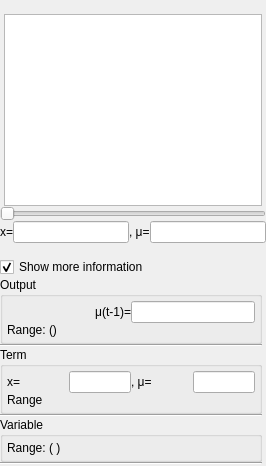
<?xml version="1.0" encoding="UTF-8"?>
<ui version="4.0">
 <class>Control</class>
 <widget class="QWidget" name="Control">
  <property name="geometry">
   <rect>
    <x>0</x>
    <y>0</y>
    <width>266</width>
    <height>466</height>
   </rect>
  </property>
  <property name="sizePolicy">
   <sizepolicy hsizetype="Expanding" vsizetype="Preferred">
    <horstretch>0</horstretch>
    <verstretch>0</verstretch>
   </sizepolicy>
  </property>
  <property name="font">
   <font>
    <pointsize>9</pointsize>
   </font>
  </property>
  <property name="windowTitle">
   <string>Control</string>
  </property>
  <layout class="QVBoxLayout" name="verticalLayout_2">
   <property name="spacing">
    <number>0</number>
   </property>
   <property name="margin">
    <number>0</number>
   </property>
   <item>
    <layout class="QVBoxLayout" name="verticalLayout">
     <property name="spacing">
      <number>0</number>
     </property>
     <property name="bottomMargin">
      <number>0</number>
     </property>
     <item>
      <widget class="QLabel" name="lbl_var_name">
       <property name="sizePolicy">
        <sizepolicy hsizetype="Ignored" vsizetype="Preferred">
         <horstretch>0</horstretch>
         <verstretch>0</verstretch>
        </sizepolicy>
       </property>
       <property name="text">
        <string/>
       </property>
      </widget>
     </item>
     <item>
      <layout class="QHBoxLayout" name="horizontalLayout_4">
       <property name="leftMargin">
        <number>4</number>
       </property>
       <property name="topMargin">
        <number>0</number>
       </property>
       <property name="rightMargin">
        <number>4</number>
       </property>
       <item>
        <widget class="fl::qt::Canvas" name="canvas">
         <property name="sizePolicy">
          <sizepolicy hsizetype="MinimumExpanding" vsizetype="Fixed">
           <horstretch>0</horstretch>
           <verstretch>0</verstretch>
          </sizepolicy>
         </property>
        </widget>
       </item>
      </layout>
     </item>
     <item>
      <layout class="QHBoxLayout" name="horizontalLayout_8">
       <property name="spacing">
        <number>0</number>
       </property>
       <property name="topMargin">
        <number>0</number>
       </property>
       <item>
        <widget class="QSlider" name="sld_x">
         <property name="autoFillBackground">
          <bool>false</bool>
         </property>
         <property name="maximum">
          <number>1000</number>
         </property>
         <property name="singleStep">
          <number>50</number>
         </property>
         <property name="pageStep">
          <number>50</number>
         </property>
         <property name="value">
          <number>0</number>
         </property>
         <property name="sliderPosition">
          <number>0</number>
         </property>
         <property name="orientation">
          <enum>Qt::Horizontal</enum>
         </property>
        </widget>
       </item>
       <item>
        <spacer name="verticalSpacer">
         <property name="orientation">
          <enum>Qt::Vertical</enum>
         </property>
         <property name="sizeType">
          <enum>QSizePolicy::Minimum</enum>
         </property>
         <property name="sizeHint" stdset="0">
          <size>
           <width>0</width>
           <height>15</height>
          </size>
         </property>
        </spacer>
       </item>
      </layout>
     </item>
     <item>
      <layout class="QHBoxLayout" name="horizontalLayout">
       <property name="spacing">
        <number>0</number>
       </property>
       <item>
        <widget class="QLabel" name="lbl_x">
         <property name="contextMenuPolicy">
          <enum>Qt::NoContextMenu</enum>
         </property>
         <property name="text">
          <string>x=</string>
         </property>
        </widget>
       </item>
       <item>
        <widget class="QLineEdit" name="led_x">
         <property name="text">
          <string/>
         </property>
         <property name="alignment">
          <set>Qt::AlignCenter</set>
         </property>
         <property name="readOnly">
          <bool>false</bool>
         </property>
        </widget>
       </item>
       <item>
        <widget class="QLabel" name="lbl_mu">
         <property name="contextMenuPolicy">
          <enum>Qt::NoContextMenu</enum>
         </property>
         <property name="text">
          <string>, &amp;#956;=</string>
         </property>
         <property name="textFormat">
          <enum>Qt::RichText</enum>
         </property>
        </widget>
       </item>
       <item>
        <widget class="QLineEdit" name="led_mu">
         <property name="text">
          <string/>
         </property>
         <property name="alignment">
          <set>Qt::AlignCenter</set>
         </property>
         <property name="readOnly">
          <bool>true</bool>
         </property>
        </widget>
       </item>
      </layout>
     </item>
     <item>
      <widget class="QLabel" name="lbl_fuzzy">
       <property name="sizePolicy">
        <sizepolicy hsizetype="Ignored" vsizetype="Maximum">
         <horstretch>0</horstretch>
         <verstretch>0</verstretch>
        </sizepolicy>
       </property>
       <property name="text">
        <string/>
       </property>
       <property name="scaledContents">
        <bool>true</bool>
       </property>
       <property name="alignment">
        <set>Qt::AlignCenter</set>
       </property>
      </widget>
     </item>
    </layout>
   </item>
   <item>
    <widget class="QCheckBox" name="chx_show_more">
     <property name="text">
      <string>Show more information</string>
     </property>
     <property name="checked">
      <bool>true</bool>
     </property>
    </widget>
   </item>
   <item>
    <widget class="QFrame" name="frm_more_information">
     <property name="sizePolicy">
      <sizepolicy hsizetype="Ignored" vsizetype="Expanding">
       <horstretch>0</horstretch>
       <verstretch>0</verstretch>
      </sizepolicy>
     </property>
     <layout class="QVBoxLayout" name="verticalLayout_3">
      <property name="spacing">
       <number>0</number>
      </property>
      <property name="leftMargin">
       <number>0</number>
      </property>
      <property name="topMargin">
       <number>0</number>
      </property>
      <property name="rightMargin">
       <number>4</number>
      </property>
      <property name="bottomMargin">
       <number>0</number>
      </property>
      <item>
       <widget class="QGroupBox" name="grx_output">
        <property name="sizePolicy">
         <sizepolicy hsizetype="Ignored" vsizetype="Expanding">
          <horstretch>0</horstretch>
          <verstretch>0</verstretch>
         </sizepolicy>
        </property>
        <property name="title">
         <string>Output</string>
        </property>
        <layout class="QVBoxLayout" name="verticalLayout_6">
         <property name="spacing">
          <number>0</number>
         </property>
         <property name="margin">
          <number>4</number>
         </property>
         <item>
          <layout class="QHBoxLayout" name="horizontalLayout_3">
           <item>
            <widget class="QLabel" name="lbl_mu_2">
             <property name="sizePolicy">
              <sizepolicy hsizetype="Ignored" vsizetype="Expanding">
               <horstretch>0</horstretch>
               <verstretch>0</verstretch>
              </sizepolicy>
             </property>
             <property name="contextMenuPolicy">
              <enum>Qt::NoContextMenu</enum>
             </property>
             <property name="text">
              <string>&amp;#956;(t-1)=</string>
             </property>
             <property name="textFormat">
              <enum>Qt::RichText</enum>
             </property>
             <property name="alignment">
              <set>Qt::AlignRight|Qt::AlignTrailing|Qt::AlignVCenter</set>
             </property>
            </widget>
           </item>
           <item>
            <widget class="QLineEdit" name="led_output_prev">
             <property name="sizePolicy">
              <sizepolicy hsizetype="Ignored" vsizetype="Expanding">
               <horstretch>0</horstretch>
               <verstretch>0</verstretch>
              </sizepolicy>
             </property>
             <property name="text">
              <string/>
             </property>
             <property name="alignment">
              <set>Qt::AlignCenter</set>
             </property>
             <property name="readOnly">
              <bool>true</bool>
             </property>
            </widget>
           </item>
          </layout>
         </item>
         <item>
          <widget class="QLabel" name="lbl_output_range">
           <property name="sizePolicy">
            <sizepolicy hsizetype="Ignored" vsizetype="Expanding">
             <horstretch>0</horstretch>
             <verstretch>0</verstretch>
            </sizepolicy>
           </property>
           <property name="text">
            <string>Range: ()</string>
           </property>
           <property name="scaledContents">
            <bool>true</bool>
           </property>
          </widget>
         </item>
        </layout>
       </widget>
      </item>
      <item>
       <widget class="Line" name="line">
        <property name="sizePolicy">
         <sizepolicy hsizetype="Ignored" vsizetype="Expanding">
          <horstretch>0</horstretch>
          <verstretch>0</verstretch>
         </sizepolicy>
        </property>
        <property name="orientation">
         <enum>Qt::Horizontal</enum>
        </property>
       </widget>
      </item>
      <item>
       <widget class="QGroupBox" name="grx_term">
        <property name="sizePolicy">
         <sizepolicy hsizetype="Ignored" vsizetype="Expanding">
          <horstretch>0</horstretch>
          <verstretch>0</verstretch>
         </sizepolicy>
        </property>
        <property name="title">
         <string>Term</string>
        </property>
        <layout class="QVBoxLayout" name="verticalLayout_7">
         <property name="spacing">
          <number>0</number>
         </property>
         <property name="margin">
          <number>4</number>
         </property>
         <item>
          <layout class="QHBoxLayout" name="horizontalLayout_2">
           <property name="spacing">
            <number>0</number>
           </property>
           <item>
            <widget class="QLabel" name="lbl_x_2">
             <property name="sizePolicy">
              <sizepolicy hsizetype="Ignored" vsizetype="Expanding">
               <horstretch>0</horstretch>
               <verstretch>0</verstretch>
              </sizepolicy>
             </property>
             <property name="contextMenuPolicy">
              <enum>Qt::NoContextMenu</enum>
             </property>
             <property name="text">
              <string>x=</string>
             </property>
            </widget>
           </item>
           <item>
            <widget class="QLineEdit" name="led_x_term">
             <property name="sizePolicy">
              <sizepolicy hsizetype="Ignored" vsizetype="Expanding">
               <horstretch>0</horstretch>
               <verstretch>0</verstretch>
              </sizepolicy>
             </property>
             <property name="text">
              <string/>
             </property>
             <property name="alignment">
              <set>Qt::AlignCenter</set>
             </property>
             <property name="readOnly">
              <bool>false</bool>
             </property>
            </widget>
           </item>
           <item>
            <widget class="QLabel" name="lbl_y_2">
             <property name="sizePolicy">
              <sizepolicy hsizetype="Ignored" vsizetype="Expanding">
               <horstretch>0</horstretch>
               <verstretch>0</verstretch>
              </sizepolicy>
             </property>
             <property name="contextMenuPolicy">
              <enum>Qt::NoContextMenu</enum>
             </property>
             <property name="text">
              <string>, &amp;#956;=</string>
             </property>
             <property name="textFormat">
              <enum>Qt::RichText</enum>
             </property>
            </widget>
           </item>
           <item>
            <widget class="QLineEdit" name="led_mu_term">
             <property name="sizePolicy">
              <sizepolicy hsizetype="Ignored" vsizetype="Expanding">
               <horstretch>0</horstretch>
               <verstretch>0</verstretch>
              </sizepolicy>
             </property>
             <property name="text">
              <string/>
             </property>
             <property name="alignment">
              <set>Qt::AlignCenter</set>
             </property>
             <property name="readOnly">
              <bool>true</bool>
             </property>
            </widget>
           </item>
          </layout>
         </item>
         <item>
          <widget class="QLabel" name="lbl_term_range">
           <property name="sizePolicy">
            <sizepolicy hsizetype="Ignored" vsizetype="Expanding">
             <horstretch>0</horstretch>
             <verstretch>0</verstretch>
            </sizepolicy>
           </property>
           <property name="text">
            <string>Range</string>
           </property>
          </widget>
         </item>
        </layout>
       </widget>
      </item>
      <item>
       <widget class="Line" name="line_2">
        <property name="sizePolicy">
         <sizepolicy hsizetype="Ignored" vsizetype="Expanding">
          <horstretch>0</horstretch>
          <verstretch>0</verstretch>
         </sizepolicy>
        </property>
        <property name="orientation">
         <enum>Qt::Horizontal</enum>
        </property>
       </widget>
      </item>
      <item>
       <widget class="QGroupBox" name="grx_variable">
        <property name="sizePolicy">
         <sizepolicy hsizetype="Ignored" vsizetype="Expanding">
          <horstretch>0</horstretch>
          <verstretch>0</verstretch>
         </sizepolicy>
        </property>
        <property name="title">
         <string>Variable</string>
        </property>
        <layout class="QVBoxLayout" name="verticalLayout_4">
         <property name="spacing">
          <number>0</number>
         </property>
         <property name="margin">
          <number>4</number>
         </property>
         <item>
          <widget class="QLabel" name="lbl_var_range">
           <property name="sizePolicy">
            <sizepolicy hsizetype="Ignored" vsizetype="Expanding">
             <horstretch>0</horstretch>
             <verstretch>0</verstretch>
            </sizepolicy>
           </property>
           <property name="text">
            <string>Range: ( )</string>
           </property>
          </widget>
         </item>
        </layout>
       </widget>
      </item>
      <item>
       <widget class="Line" name="line_3">
        <property name="sizePolicy">
         <sizepolicy hsizetype="Ignored" vsizetype="Expanding">
          <horstretch>0</horstretch>
          <verstretch>0</verstretch>
         </sizepolicy>
        </property>
        <property name="orientation">
         <enum>Qt::Horizontal</enum>
        </property>
       </widget>
      </item>
     </layout>
    </widget>
   </item>
   <item>
    <spacer name="verticalSpacer_2">
     <property name="orientation">
      <enum>Qt::Vertical</enum>
     </property>
     <property name="sizeType">
      <enum>QSizePolicy::Expanding</enum>
     </property>
     <property name="sizeHint" stdset="0">
      <size>
       <width>20</width>
       <height>0</height>
      </size>
     </property>
    </spacer>
   </item>
  </layout>
 </widget>
 <customwidgets>
  <customwidget>
   <class>fl::qt::Canvas</class>
   <extends>QGraphicsView</extends>
   <header>fl/qt/Canvas.h</header>
  </customwidget>
 </customwidgets>
 <resources/>
 <connections/>
</ui>
